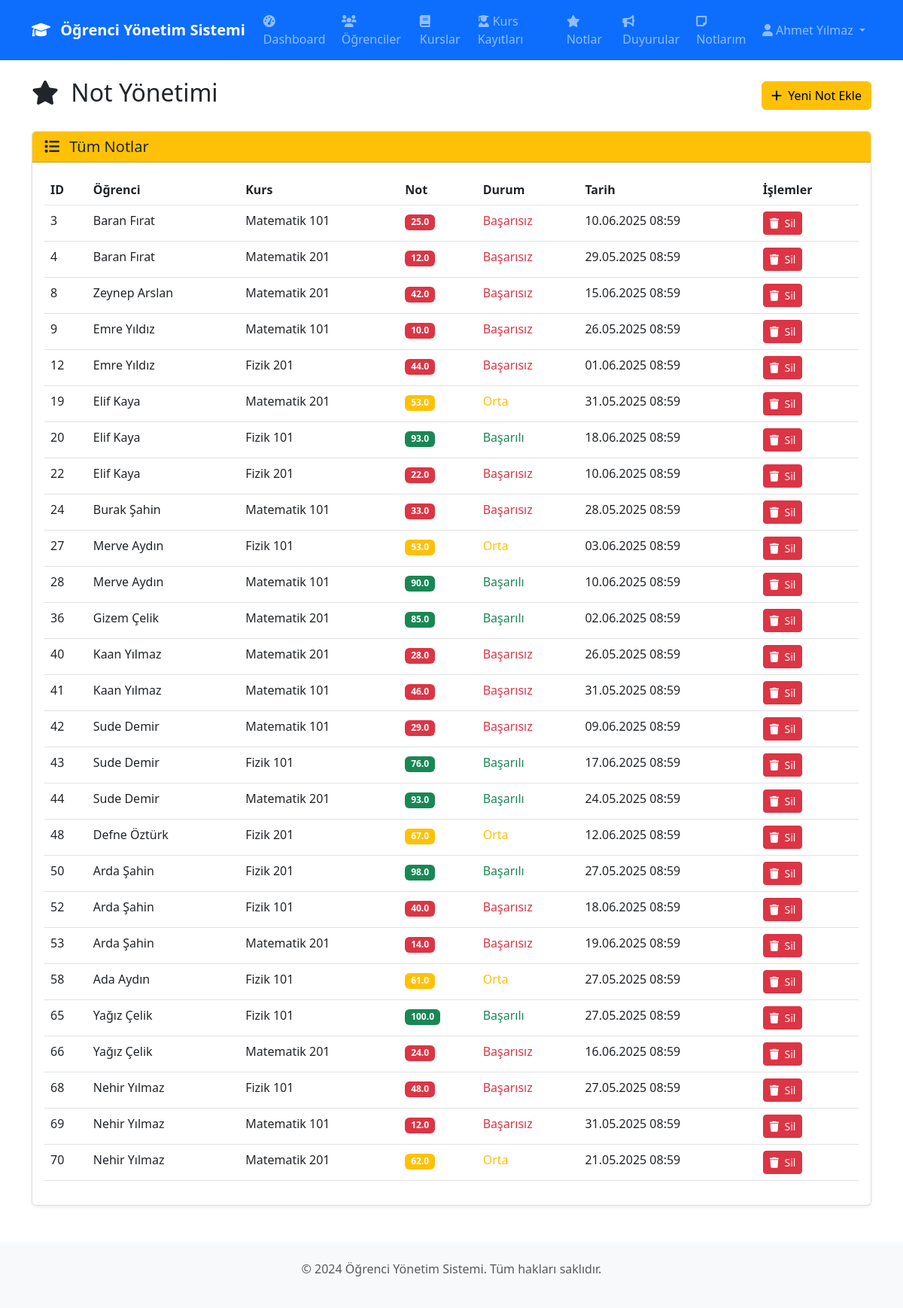
Page /teacher/grades (signed in) on the committed database.
### models.py (models this page shows, shortened)
class User(UserMixin, db.Model):
    __tablename__ = 'users'
    id = db.Column(db.Integer, primary_key=True)
    name = db.Column(db.String(100), nullable=False)
    email = db.Column(db.String(120), unique=True, nullable=False)
    password_hash = db.Column(db.String(255), nullable=False)
    role = db.Column(db.Enum('student', 'teacher'), nullable=False)
    created_at = db.Column(db.DateTime, default=datetime.utcnow)
    courses_taught = db.relationship('Course', backref='teacher', lazy=True)
    enrollments = db.relationship('Enrollment', backref='student', lazy=True, cascade='all, delete-orphan')
    grades = db.relationship('Grade', backref='student', lazy=True, cascade='all, delete-orphan')
    notes = db.relationship('Note', backref='user', lazy=True, cascade='all, delete-orphan')
    announcements = db.relationship('Announcement', backref='author', lazy=True, cascade='all, delete-orphan')

class Grade(db.Model):
    __tablename__ = 'grades'
    id = db.Column(db.Integer, primary_key=True)
    student_id = db.Column(db.Integer, db.ForeignKey('users.id'), nullable=False)
    course_id = db.Column(db.Integer, db.ForeignKey('courses.id'), nullable=False)
    note = db.Column(db.Float, nullable=False)
    created_at = db.Column(db.DateTime, default=datetime.utcnow)
    __table_args__ = (db.UniqueConstraint('student_id', 'course_id', name='unique_grade'),)

class Course(db.Model):
    __tablename__ = 'courses'
    id = db.Column(db.Integer, primary_key=True)
    name = db.Column(db.String(100), nullable=False)
    description = db.Column(db.Text)
    teacher_id = db.Column(db.Integer, db.ForeignKey('users.id'), nullable=False)
    created_at = db.Column(db.DateTime, default=datetime.utcnow)
    enrollments = db.relationship('Enrollment', backref='course', lazy=True, cascade='all, delete-orphan')
    grades = db.relationship('Grade', backref='course', lazy=True, cascade='all, delete-orphan')

### routes.py (the view)
    @app.route('/teacher/grades')
    @login_required
    @teacher_required
    def manage_grades():
        grades = Grade.query.join(Course).filter(Course.teacher_id == current_user.id).all()
        return render_template('teacher/grades.html', grades=grades)

### app.py (called while the page is built)
def create_app():
    app = Flask(__name__)
    app.config.from_object(Config)
    db.init_app(app)
    login_manager = LoginManager()
    login_manager.init_app(app)
    login_manager.login_view = 'login'
    login_manager.login_message = 'Bu sayfaya erişmek için giriş yapmalısınız.'
    login_manager.login_message_category = 'info'
    @login_manager.user_loader
    def load_user(user_id):
        return User.query.get(int(user_id))
    init_routes(app)
    @app.errorhandler(403)
    def forbidden(error):
        return render_template('errors/403.html'), 403
    @app.errorhandler(404)
    def not_found(error):
        return render_template('errors/404.html'), 404
    return app

### routes.py (called while the page is built)
def teacher_required(f):
    @wraps(f)
    def decorated_function(*args, **kwargs):
        if not current_user.is_authenticated or current_user.role != 'teacher':
            abort(403)
        return f(*args, **kwargs)
    return decorated_function

### templates/teacher/grades.html (shortened to what this page needs)
{% extends "base.html" %}
{% block content %}
<div class="row">
    <div class="col-12">
        <div class="d-flex justify-content-between align-items-center mb-4">
            <h2>
                <i class="fas fa-star me-2"></i>
                Not Yönetimi
            </h2>
            <a href="{{ url_for('add_grade') }}" class="btn btn-warning">
                <i class="fas fa-plus me-1"></i>
                Yeni Not Ekle
            </a>
        </div>
    </div>
</div>
<div class="row">
    <div class="col-12">
        <div class="card">
            <div class="card-header bg-warning text-dark">
                <h5 class="mb-0">
                    <i class="fas fa-list me-2"></i>
                    Tüm Notlar
                </h5>
            </div>
            <div class="card-body">
                {% if grades %}
                <div class="table-responsive">
                    <table class="table table-hover">
                        <thead>
                            <tr>
                                <th>ID</th>
                                <th>Öğrenci</th>
                                <th>Kurs</th>
                                <th>Not</th>
                                <th>Durum</th>
                                <th>Tarih</th>
                                <th>İşlemler</th>
                            </tr>
                        </thead>
                        <tbody>
                            {% for grade in grades %}
                            <tr>
                                <td>{{ grade.id }}</td>
                                <td>{{ grade.student.name }}</td>
                                <td>{{ grade.course.name }}</td>
                                <td>
                                    <span class="badge bg-{{ 'success' if grade.note >= 70 else 'warning' if grade.note >= 50 else 'danger' }}">
                                        {{ grade.note }}
                                    </span>
                                </td>
                                <td>
                                    {% if grade.note >= 70 %}
                                        <span class="text-success">Başarılı</span>
                                    {% elif grade.note >= 50 %}
                                        <span class="text-warning">Orta</span>
                                    {% else %}
                                        <span class="text-danger">Başarısız</span>
                                    {% endif %}
                                </td>
                                <td>{{ grade.created_at.strftime('%d.%m.%Y %H:%M') }}</td>
                                <td>
                                    <button type="button" class="btn btn-danger btn-sm"
                                            data-bs-toggle="modal"
                                            data-bs-target="#deleteModal{{ grade.id }}">
                                        <i class="fas fa-trash me-1"></i>
                                        Sil
                                    </button>
                                </td>
                            </tr>
                            {% endfor %}
                        </tbody>
                    </table>
                </div>
                {% endif %}
            </div>
        </div>
    </div>
</div>
{% endblock %}

### templates/base.html (shortened to what this page needs)
<!DOCTYPE html>
<html lang="tr">
<head>
    <link href="https://cdn.jsdelivr.net/npm/bootstrap@5.3.0/dist/css/bootstrap.min.css" rel="stylesheet">
    <link href="https://cdnjs.cloudflare.com/ajax/libs/font-awesome/6.0.0/css/all.min.css" rel="stylesheet">
</head>
<body>
    <nav class="navbar navbar-expand-lg navbar-dark bg-primary">
        <div class="container">
            <a class="navbar-brand" href="{{ url_for('index') }}">
                <i class="fas fa-graduation-cap me-2"></i>
                Öğrenci Yönetim Sistemi
            </a>
            {% if current_user.is_authenticated %}
            <div class="collapse navbar-collapse" id="navbarNav">
                <ul class="navbar-nav me-auto">
                    {% if current_user.role == 'teacher' %}
                    <li class="nav-item">
                        <a class="nav-link" href="{{ url_for('teacher_dashboard') }}">
                            <i class="fas fa-tachometer-alt me-1"></i>Dashboard
                        </a>
                    </li>
                    <li class="nav-item">
                        <a class="nav-link" href="{{ url_for('manage_students') }}">
                            <i class="fas fa-users me-1"></i>Öğrenciler
                        </a>
                    </li>
                    <li class="nav-item">
                        <a class="nav-link" href="{{ url_for('manage_courses') }}">
                            <i class="fas fa-book me-1"></i>Kurslar
                        </a>
                    </li>
                    <li class="nav-item">
                        <a class="nav-link" href="{{ url_for('manage_enrollments') }}">
                            <i class="fas fa-user-graduate me-1"></i>Kurs Kayıtları
                        </a>
                    </li>
                    <li class="nav-item">
                        <a class="nav-link" href="{{ url_for('manage_grades') }}">
                            <i class="fas fa-star me-1"></i>Notlar
                        </a>
                    </li>
                    <li class="nav-item">
                        <a class="nav-link" href="{{ url_for('manage_announcements') }}">
                            <i class="fas fa-bullhorn me-1"></i>Duyurular
                        </a>
                    </li>
                    {% endif %}
                    <li class="nav-item">
                        <a class="nav-link" href="{{ url_for('manage_notes') }}">
                            <i class="fas fa-sticky-note me-1"></i>Notlarım
                        </a>
                    </li>
                </ul>
                <ul class="navbar-nav">
                    <li class="nav-item dropdown">
                        <a class="nav-link dropdown-toggle" href="#" id="navbarDropdown" role="button" data-bs-toggle="dropdown">
                            <i class="fas fa-user me-1"></i>{{ current_user.name }}
                        </a>
                    </li>
                </ul>
            </div>
            {% endif %}
        </div>
    </nav>
    <main class="container mt-4">
        {% block content %}{% endblock %}
    </main>
    <footer class="bg-light text-center text-muted py-4 mt-5">
        <div class="container">
            <p>&copy; 2024 Öğrenci Yönetim Sistemi. Tüm hakları saklıdır.</p>
        </div>
    </footer>
</body>
</html>

### templates/base.html (style rules this page uses)
.navbar-brand { font-weight: bold; }
.card { box-shadow: 0 0.125rem 0.25rem rgba(0, 0, 0, 0.075); border: 1px solid rgba(0, 0, 0, 0.125); }

### rows in the picture
User: name "Ahmet Yılmaz"
Grade: id "3", student.name "Baran Fırat", course.name "Matematik 101", note "25.0", shows "Başarısız", created_at "10.06.2025 08:59"
Grade: id "4", student.name "Baran Fırat", course.name "Matematik 201", note "12.0", shows "Başarısız", created_at "29.05.2025 08:59"
Grade: id "8", student.name "Zeynep Arslan", course.name "Matematik 201", note "42.0", shows "Başarısız", created_at "15.06.2025 08:59"
Grade: id "9", student.name "Emre Yıldız", course.name "Matematik 101", note "10.0", shows "Başarısız", created_at "26.05.2025 08:59"
Grade: id "12", student.name "Emre Yıldız", course.name "Fizik 201", note "44.0", shows "Başarısız", created_at "01.06.2025 08:59"
Grade: id "19", student.name "Elif Kaya", course.name "Matematik 201", note "53.0", shows "Orta", created_at "31.05.2025 08:59"
Grade: id "20", student.name "Elif Kaya", course.name "Fizik 101", note "93.0", shows "Başarılı", created_at "18.06.2025 08:59"
Grade: id "22", student.name "Elif Kaya", course.name "Fizik 201", note "22.0", shows "Başarısız", created_at "10.06.2025 08:59"
Grade: id "24", student.name "Burak Şahin", course.name "Matematik 101", note "33.0", shows "Başarısız", created_at "28.05.2025 08:59"
Grade: id "27", student.name "Merve Aydın", course.name "Fizik 101", note "53.0", shows "Orta", created_at "03.06.2025 08:59"
Grade: id "28", student.name "Merve Aydın", course.name "Matematik 101", note "90.0", shows "Başarılı", created_at "10.06.2025 08:59"
Grade: id "36", student.name "Gizem Çelik", course.name "Matematik 201", note "85.0", shows "Başarılı", created_at "02.06.2025 08:59"
Grade: id "40", student.name "Kaan Yılmaz", course.name "Matematik 201", note "28.0", shows "Başarısız", created_at "26.05.2025 08:59"
Grade: id "41", student.name "Kaan Yılmaz", course.name "Matematik 101", note "46.0", shows "Başarısız", created_at "31.05.2025 08:59"
Grade: id "42", student.name "Sude Demir", course.name "Matematik 101", note "29.0", shows "Başarısız", created_at "09.06.2025 08:59"
Grade: id "43", student.name "Sude Demir", course.name "Fizik 101", note "76.0", shows "Başarılı", created_at "17.06.2025 08:59"
Grade: id "44", student.name "Sude Demir", course.name "Matematik 201", note "93.0", shows "Başarılı", created_at "24.05.2025 08:59"
Grade: id "48", student.name "Defne Öztürk", course.name "Fizik 201", note "67.0", shows "Orta", created_at "12.06.2025 08:59"
Grade: id "50", student.name "Arda Şahin", course.name "Fizik 201", note "98.0", shows "Başarılı", created_at "27.05.2025 08:59"
Grade: id "52", student.name "Arda Şahin", course.name "Fizik 101", note "40.0", shows "Başarısız", created_at "18.06.2025 08:59"
Grade: id "53", student.name "Arda Şahin", course.name "Matematik 201", note "14.0", shows "Başarısız", created_at "19.06.2025 08:59"
Grade: id "58", student.name "Ada Aydın", course.name "Fizik 101", note "61.0", shows "Orta", created_at "27.05.2025 08:59"
Grade: id "65", student.name "Yağız Çelik", course.name "Fizik 101", note "100.0", shows "Başarılı", created_at "27.05.2025 08:59"
Grade: id "66", student.name "Yağız Çelik", course.name "Matematik 201", note "24.0", shows "Başarısız", created_at "16.06.2025 08:59"
Grade: id "68", student.name "Nehir Yılmaz", course.name "Fizik 101", note "48.0", shows "Başarısız", created_at "27.05.2025 08:59"
Grade: id "69", student.name "Nehir Yılmaz", course.name "Matematik 101", note "12.0", shows "Başarısız", created_at "31.05.2025 08:59"
Grade: id "70", student.name "Nehir Yılmaz", course.name "Matematik 201", note "62.0", shows "Orta", created_at "21.05.2025 08:59"
